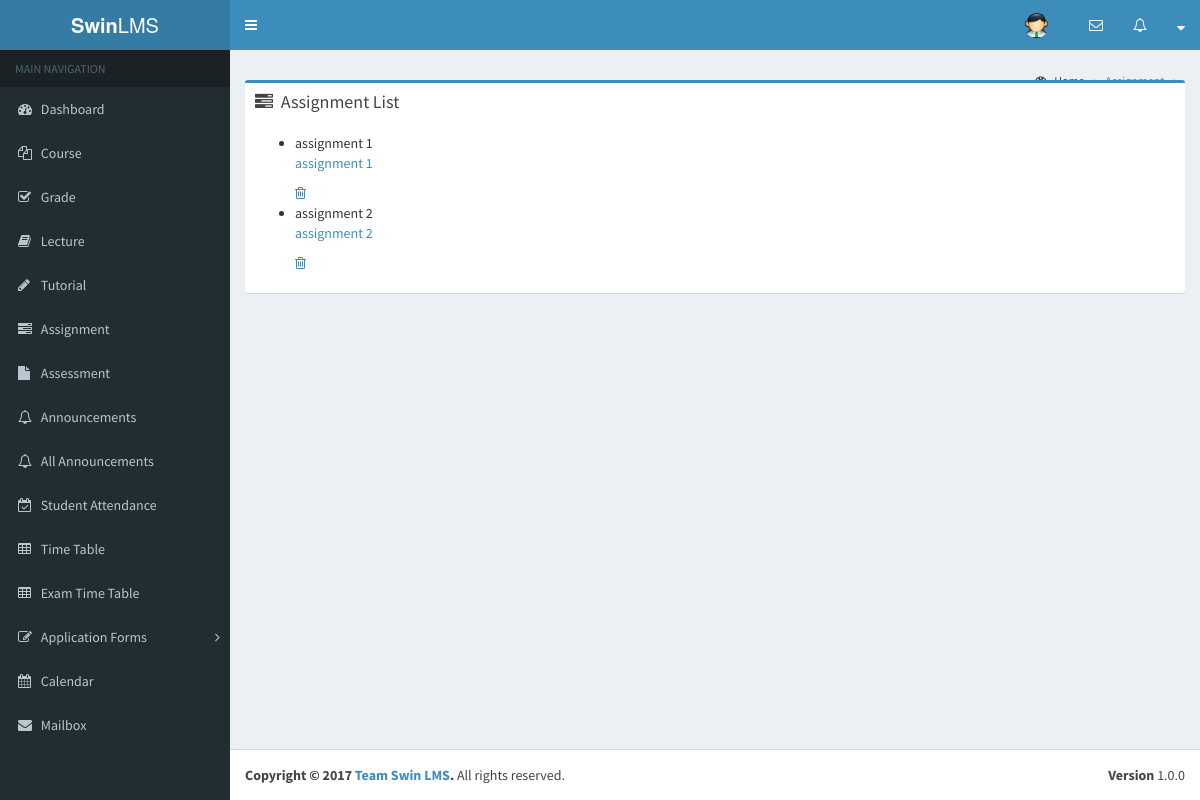
The app's page /lecturer/assignment_view.php?id=1 with its own data.
### tables this page shows
CREATE TABLE `assignment` (
  `id` int(11) NOT NULL,
  `unit_id` int(11) NOT NULL,
  `title` varchar(45) NOT NULL,
  `file` varchar(100) DEFAULT NULL,
  `description` varchar(50) NOT NULL,
  `type` varchar(30) DEFAULT NULL,
  `size` int(11) DEFAULT NULL
);

### lecturer/assignment_view.php (the view, shortened to what this page needs)
<?php
require_once '../app/config.php';
$courselistQuery = $db->prepare("
    SELECT id, title, file, description
    FROM assignment
    WHERE unit_id=:unit_id
");
$courselistQuery->execute([
    'unit_id' => $_SESSION['unit_id']
]);
$courselist = $courselistQuery->rowCount() ? $courselistQuery : [];
?>
<!DOCTYPE html>
<html>
    <?php include_once('first.php') ?>
    <body class="hold-transition skin-blue sidebar-mini">
    <?php include_once('header.php')?>
    <?php include_once('sidebar.php') ?>
        <div class="content-wrapper">
            <section class="content-header contentheader">
                  <ol class="breadcrumb">
                    <li><a href="dashboard.php"><i class="fa fa-dashboard"></i> Home</a></li>
                    <li class="active">Assignment</li>
                  </ol>
            </section>
            <section class="content">
                <div class="row">
                    <section class="col-lg-12">
                        <div class="box box-primary">
                            <div class="box-header">
                                <i class="fa fa-tasks"></i>
                                    <h3 class="box-title">Assignment List</h3>
                            </div>
                            <div class="box-body">
                                <?php if(!empty($courselist)): ?>
                                <ul class="courselist">
                                    <?php foreach($courselist as $course): ?>
                                    <li>
                                        <span class="$course"><?php echo $course['title']; ?></span>
                                        <a href="upload/uploads/<?php echo $course['file'] ?>" target="_blank"><?php echo $course['description'] ?></a>
                                        <a href="assignment/remove.php?id=<?php echo $course['id'] ?>&unit_id=<?php echo $_SESSION['unit_id']; ?>&name=<?php echo $_GET['name']; ?>" class="delete-button"><i class="fa fa-trash-o"></i></a>
                                    </li>
                                    <?php endforeach; ?>
                                </ul>
                                <?php else: ?>
                                    <p>There is no units to display.</p>
                                <?php endif; ?>
                            </div>
                        </div>
                    </section>
                </div>
            </section>
        </div>
    <?php include_once('footer.php') ?>
    </body>
</html>

### records on screen
assignment: title "assignment 1", description "assignment 1"
assignment: title "assignment 2", description "assignment 2"
